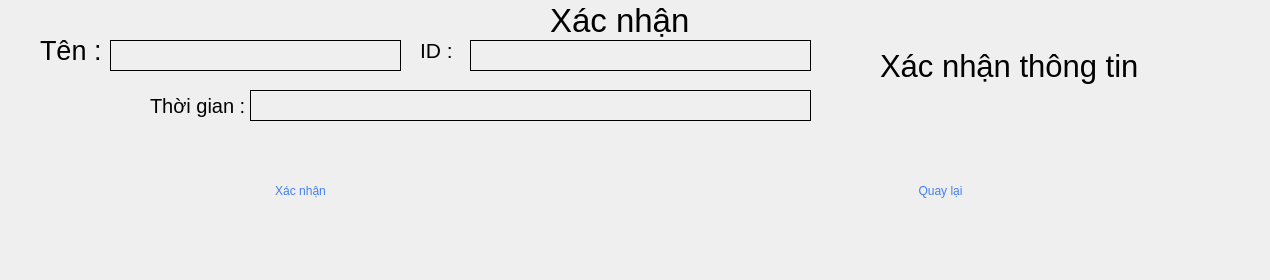
    <widget class="QWidget" name="ModuleXacNhan">
     <widget class="QLabel" name="label_28">
      <property name="geometry">
       <rect>
        <x>550</x>
        <y>0</y>
        <width>141</width>
        <height>41</height>
       </rect>
      </property>
      <property name="font">
       <font>
        <pointsize>25</pointsize>
       </font>
      </property>
      <property name="text">
       <string>Xác nhận</string>
      </property>
     </widget>
     <widget class="QLabel" name="label_29">
      <property name="geometry">
       <rect>
        <x>40</x>
        <y>30</y>
        <width>61</width>
        <height>41</height>
       </rect>
      </property>
      <property name="font">
       <font>
        <pointsize>20</pointsize>
       </font>
      </property>
      <property name="text">
       <string>Tên :</string>
      </property>
     </widget>
     <widget class="QLabel" name="xacNhanKeyboard">
      <property name="geometry">
       <rect>
        <x>110</x>
        <y>40</y>
        <width>291</width>
        <height>31</height>
       </rect>
      </property>
      <property name="frameShape">
       <enum>QFrame::Box</enum>
      </property>
      <property name="text">
       <string/>
      </property>
     </widget>
     <widget class="QLabel" name="label_31">
      <property name="geometry">
       <rect>
        <x>420</x>
        <y>30</y>
        <width>51</width>
        <height>41</height>
       </rect>
      </property>
      <property name="font">
       <font>
        <pointsize>16</pointsize>
       </font>
      </property>
      <property name="text">
       <string>ID :</string>
      </property>
     </widget>
     <widget class="QLabel" name="xacNhanNumber">
      <property name="geometry">
       <rect>
        <x>470</x>
        <y>40</y>
        <width>341</width>
        <height>31</height>
       </rect>
      </property>
      <property name="frameShape">
       <enum>QFrame::Box</enum>
      </property>
      <property name="text">
       <string/>
      </property>
     </widget>
     <widget class="QLabel" name="label_33">
      <property name="geometry">
       <rect>
        <x>150</x>
        <y>90</y>
        <width>101</width>
        <height>31</height>
       </rect>
      </property>
      <property name="font">
       <font>
        <pointsize>15</pointsize>
       </font>
      </property>
      <property name="text">
       <string>Thời gian :</string>
      </property>
     </widget>
     <widget class="QLabel" name="xacNhanThoiGian">
      <property name="geometry">
       <rect>
        <x>250</x>
        <y>90</y>
        <width>561</width>
        <height>31</height>
       </rect>
      </property>
      <property name="frameShape">
       <enum>QFrame::Box</enum>
      </property>
      <property name="text">
       <string/>
      </property>
     </widget>
     <widget class="QPushButton" name="xacnhanButton">
      <property name="geometry">
       <rect>
        <x>10</x>
        <y>130</y>
        <width>581</width>
        <height>121</height>
       </rect>
      </property>
      <property name="styleSheet">
       <string notr="true">QPushButton#xacnhanButton{
				color: rgba(67, 127, 241,1);
				border-top-left-radius: 20px;
				border-top-right-radius: 20px;
				border-bottom-right-radius: 20px;
				border-bottom-left-radius: 20px;
				
				
	
	
	font: 75 20pt &quot;Roboto&quot;;
				
	border-image: url(:/newPrefix/fileanh/background.jpg);
}
QPushButton#xacnhanButton:hover{
				color: rgb(255,255,255);
				background-color: rgb(67, 1, 241);
				border-image:none;
}
QPushButton#xacnhanButton:pressed{
				padding-left: 2px;
				padding-top: 2px;
				
}</string>
      </property>
      <property name="text">
       <string>Xác nhận</string>
      </property>
     </widget>
     <widget class="QPushButton" name="backxacnhanButton">
      <property name="geometry">
       <rect>
        <x>660</x>
        <y>130</y>
        <width>561</width>
        <height>121</height>
       </rect>
      </property>
      <property name="styleSheet">
       <string notr="true">QPushButton#backxacnhanButton{
				color: rgba(67, 127, 241,1);
				border-top-left-radius: 20px;
				border-top-right-radius: 20px;
				border-bottom-right-radius: 20px;
				border-bottom-left-radius: 20px;
				
				
	
	
	font: 75 20pt &quot;Roboto&quot;;
				
	border-image: url(:/newPrefix/fileanh/background.jpg);
}
QPushButton#backxacnhanButton:hover{
				color: rgb(255,255,255);
				background-color: rgb(67, 1, 241);
				border-image:none;
}
QPushButton#backxacnhanButton:pressed{
				padding-left: 2px;
				padding-top: 2px;
				
}</string>
      </property>
      <property name="text">
       <string>Quay lại</string>
      </property>
     </widget>
     <widget class="QLabel" name="xacnhanthongtin">
      <property name="geometry">
       <rect>
        <x>880</x>
        <y>40</y>
        <width>321</width>
        <height>51</height>
       </rect>
      </property>
      <property name="font">
       <font>
        <pointsize>23</pointsize>
       </font>
      </property>
      <property name="text">
       <string>Xác nhận thông tin</string>
      </property>
     </widget>
     <widget class="QLabel" name="label_40">
      <property name="geometry">
       <rect>
        <x>0</x>
        <y>0</y>
        <width>1261</width>
        <height>271</height>
       </rect>
      </property>
      <property name="styleSheet">
       <string notr="true">border-image: url(:/newPrefix/fileanh/background1.jpg);
				border-top-left-radius: 20px;
				border-top-right-radius: 20px;
				border-bottom-right-radius: 20px;
				border-bottom-left-radius: 20px;</string>
      </property>
      <property name="text">
       <string/>
      </property>
     </widget>
     <zorder>label_40</zorder>
     <zorder>label_28</zorder>
     <zorder>label_29</zorder>
     <zorder>xacNhanKeyboard</zorder>
     <zorder>label_31</zorder>
     <zorder>xacNhanNumber</zorder>
     <zorder>label_33</zorder>
     <zorder>xacNhanThoiGian</zorder>
     <zorder>xacnhanButton</zorder>
     <zorder>backxacnhanButton</zorder>
     <zorder>xacnhanthongtin</zorder>
    </widget>
